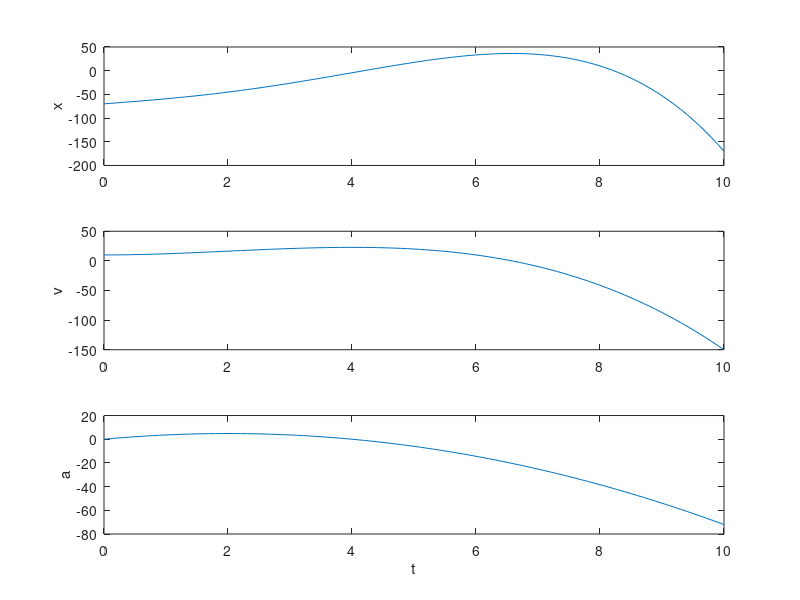

This chart was generated by the following MATLAB code:
t = 0:.1:10;

x = - 0.1*t.^4 + 0.8* t.^3 + 10*t - 70;
v = - 4*0.1*t.^3 + 0.8*3*t.^2 + 10;
a = -3*4*0.1*t.^2 + 0.8*3*2*t;

subplot(3,1,1)
plot(t,x)
ylabel('x')

subplot(3,1,2)
plot(t,v)
ylabel('v')

subplot(3,1,3)
plot(t,a)
ylabel('a')

xlabel('t')